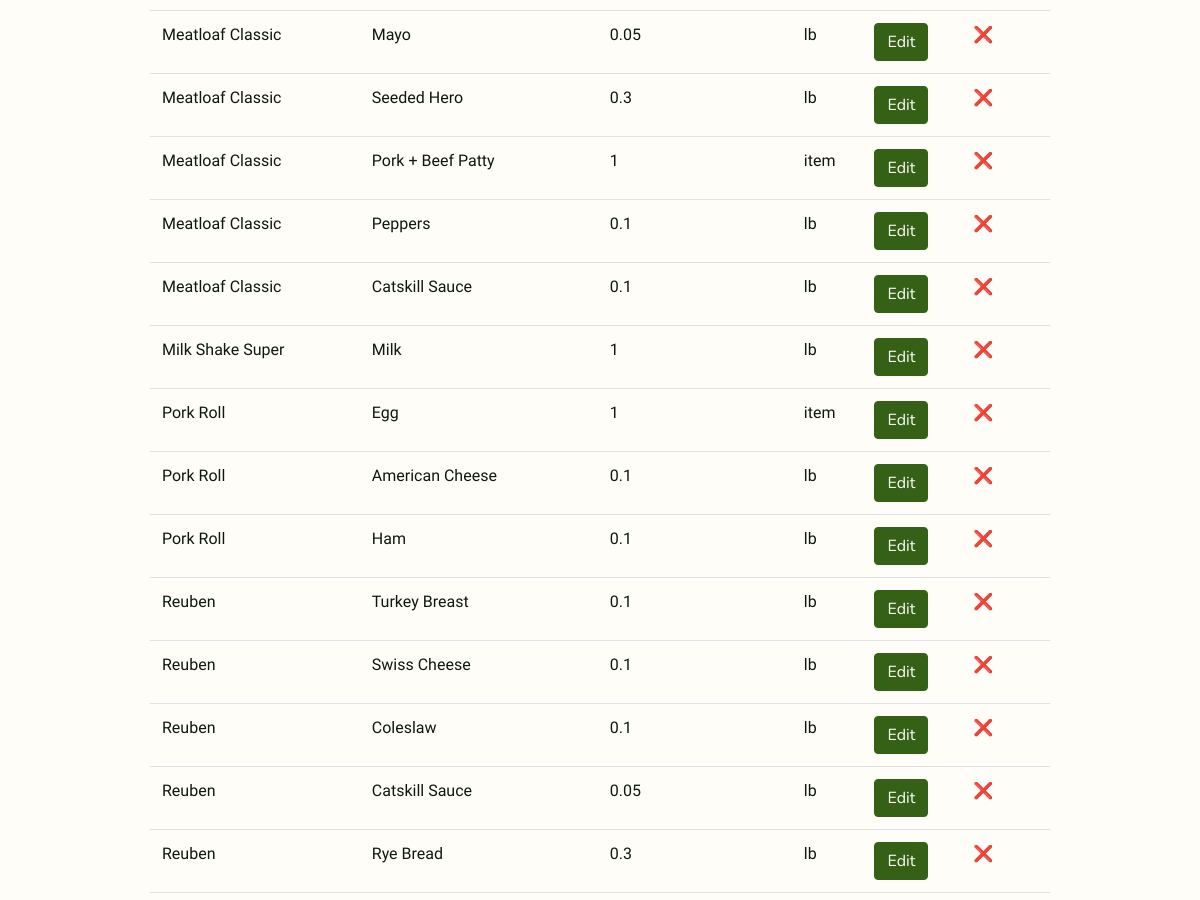
The page /recipe_requirements/ (signed in, middle part) on the database as committed earlier.
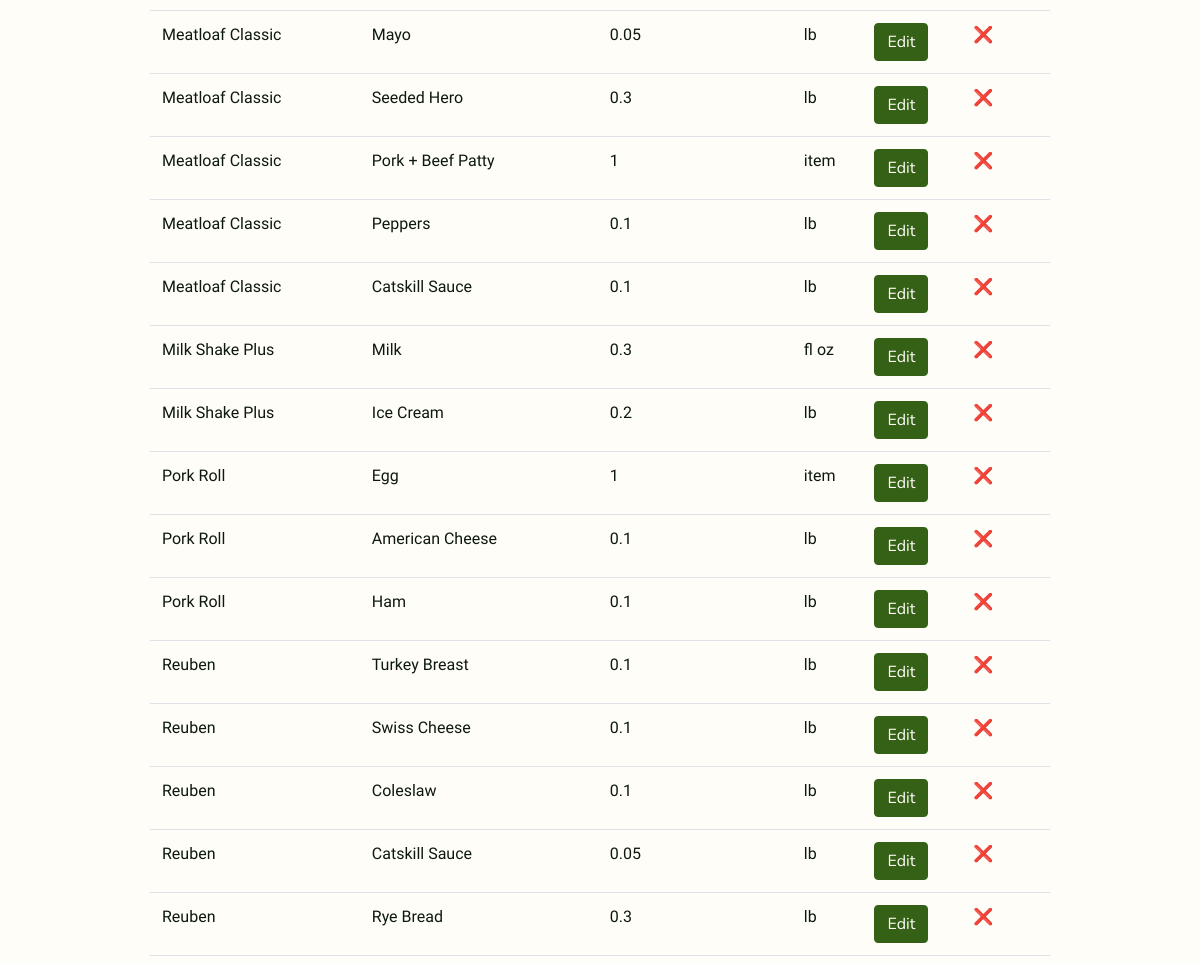
The same page on the database as committed later.
### rucola_maze/models.py (models this page shows, shortened)
class RecipeRequirement(db.Model):
    id = mapped_column(db.Integer, primary_key=True)
    ingredient_id = mapped_column(db.Integer, db.ForeignKey("ingredient.id"))
    menu_item_id = mapped_column(db.Integer, db.ForeignKey("menu_item.id"))
    quantity_required = mapped_column(
        db.Numeric(precision=2, asdecimal=False, decimal_return_scale=None)
    )

class MenuItem(db.Model):
    id = mapped_column(db.Integer, primary_key=True)
    title = mapped_column(db.String(128), unique=True, index=True)
    price_dollars = mapped_column(db.Integer)
    price_cents = mapped_column(db.Integer, default=0)
    in_recipe_requirements = db.relationship(
        "RecipeRequirement",
        backref="menu_item",
        lazy="dynamic",
        cascade="all, delete, delete-orphan",
    )
    purchases = db.relationship(
        "Purchase",
        backref="menu_item",
        lazy="dynamic",
        cascade="all, delete, delete-orphan",
    )
    def __str__(self):
        return self.title

class Ingredient(db.Model):
    id = mapped_column(db.Integer, primary_key=True)
    name = mapped_column(db.String(96), unique=True, index=True)
    quantity_available = mapped_column(
        db.Numeric(precision=2, asdecimal=False, decimal_return_scale=None), default=0
    )
    unit = mapped_column(db.String(16))
    unit_price_dollars = mapped_column(db.Integer, default=0)
    unit_price_cents = mapped_column(db.Integer, default=0)
    in_recipe_requirements = db.relationship(
        "RecipeRequirement",
        backref="ingredient",
        lazy="dynamic",
        cascade="all, delete, delete-orphan",
    )
    def __str__(self):
        return self.name

### rucola_maze/inventory.py (the view)
@bp.route("/recipe_requirements/")
@login_required
def recipe_requirements():
    recipe_requirements = (
        db.session.query(RecipeRequirement)
        .join(RecipeRequirement.menu_item)
        .order_by(MenuItem.title)
    )
    return render_template(
        "inventory/recipe_requirements.html", recipe_requirements=recipe_requirements
    )

### rucola_maze/models.py (called while the page is built)
@login_manager.user_loader
def load_user(user_id):
    return User.query.get(int(user_id))

### rucola_maze/templates/inventory/recipe_requirements.html (shortened to what this page needs)
{% extends 'base.html' %}
{% block content %}
<table class="table">
    {% for recipe_requirement in recipe_requirements %}
    <tr>
        <td>{{ recipe_requirement.menu_item }}</td>
        <td>{{ recipe_requirement.ingredient }}</td>
        <td>{{ recipe_requirement.quantity_required }}</td>
        <td>{{ recipe_requirement.ingredient.unit }}</td>
        <td><a href="{{ url_for('inventory.recipe_requirement_edit', recipe_requirement_id = recipe_requirement.id) }}"><button
                    class="btn btn-primary">Edit</button></a>
        </td>
        <td><a
                href="{{ url_for('inventory.recipe_requirement_delete', recipe_requirement_id = recipe_requirement.id) }}">❌
        </td>
    </tr>
    {% endfor %}
</table>
{% endblock %}

Rows that differ between the two databases and show on the page:
changed RecipeRequirement "Milk": menu_item "Milk Shake Super" → "Milk Shake Plus"; quantity_required "1" → "0.3"; ingredient.unit "lb" → "fl oz"
added RecipeRequirement: menu_item "Milk Shake Plus", ingredient "Ice Cream", quantity_required "0.2", ingredient.unit "lb"
